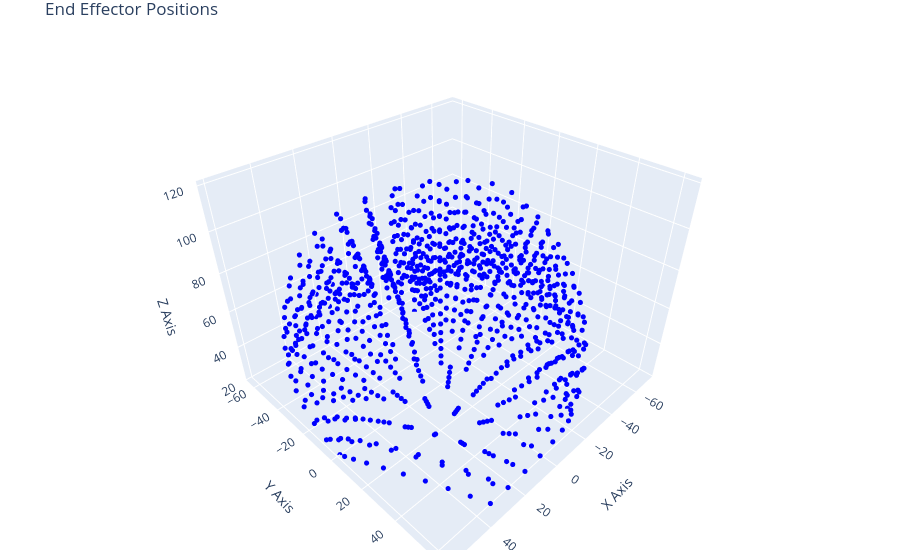

Notebook source saved alongside this figure:
### Code cell
# Example usage just to show it plotted
start_val = 15
stop_val = 165

joints_grid = generate_joints_grid(start_val, stop_val, num_points=10) # 10^3=1000 Points

end_effector_positions = DK(joints_grid)  # Assuming this is calculated from your DK function
plot_end_effector_positions(end_effector_positions,mode = 'markers')

### Figure 1 — Plotly figure (JSON) as saved in the notebook; plotly's stock layout.template omitted (floating-point values rounded to 4 significant figures; data arrays with more than 128 entries replaced by an {"elided": "..."} marker saying what was removed)
{"data": [{"line": {"color": "blue", "width": 2}, "marker": {"color": "blue", "size": 3}, "mode": "markers", "type": "scatter3d", "x": {"elided": "1000 float values"}, "y": {"elided": "1000 float values"}, "z": {"elided": "1000 float values"}}], "layout": {"autosize": true, "margin": {"b": 10, "l": 10, "r": 10, "t": 30}, "scene": {"aspectmode": "auto", "aspectratio": {"x": 1.113, "y": 1.084, "z": 0.8293}, "xaxis": {"range": [-74.5, 62.92], "title": {"text": "X Axis"}, "type": "linear"}, "yaxis": {"range": [-66.9, 66.9], "title": {"text": "Y Axis"}, "type": "linear"}, "zaxis": {"range": [19.6, 122.0], "title": {"text": "Z Axis"}, "type": "linear"}}, "title": {"text": "End Effector Positions"}}}
